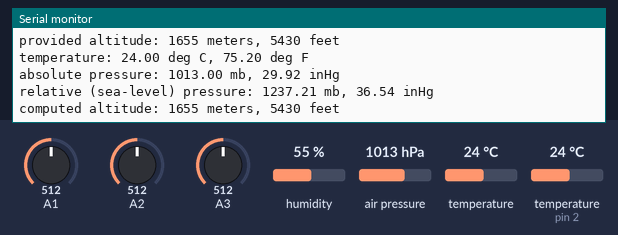
This sketch was run on a simulated Arduino Uno, built with avr-gcc and run on an emulated ATmega328P. Parts: the last lines printed to the serial monitor. The test bench sets the inputs (shaded band); at power-on: humidity 55 %, air pressure 1013 hPa, A1 = 512, A2 = 512, A3 = 512, temperature 24 °C, temperature (sensor on pin 2) 24 °C. The local clock reads 2024-03-15 10:24:30 at power-on unless the sketch sets it; storage starts empty.

Above: at 4.2 s.
4.3 s: humidity set to 22 %
At 9.2 s:
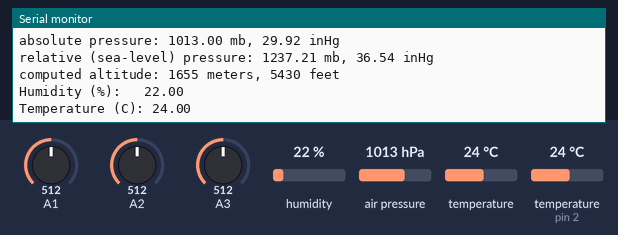
13.0 s: air pressure set to 952 hPa
At 20.4 s:
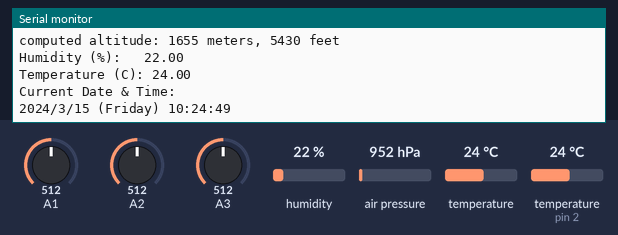
21.7 s: A1 set to 716
At 29.57 s:
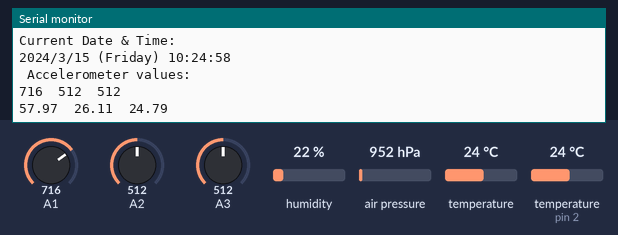
30.4 s: A2 set to 716
At 39.0 s:
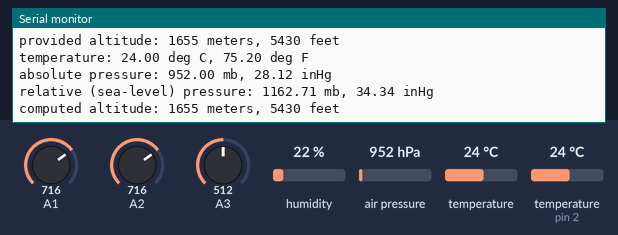
39.1 s: A3 set to 716
At 46.3 s:
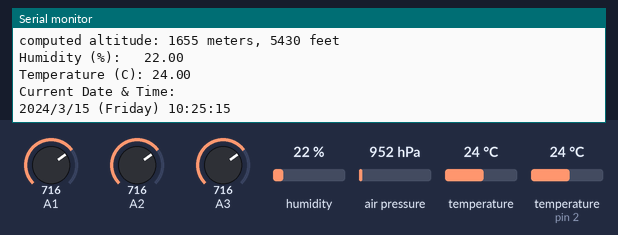
47.8 s: temperature (sensor 0) set to 12 °C
At 55.1 s:
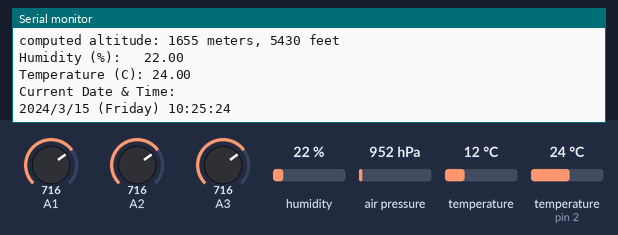
Timing chart, 0 to 56.6 s (numbered marks = the images above; inputs shaded):
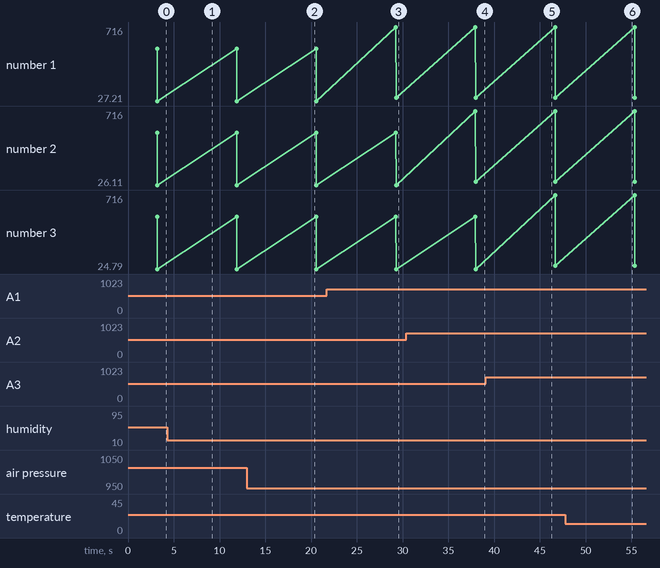

The sketch:

CompleteCodeCansat.ino
```cpp
#include "accelerometer.h"
#include "bmp180.h"
#include "dht11.h"
#include "rtc.h"
#include "sdCard.h"

void setup() {
 Serial.begin(9600);
 bmp_setup();
 rtc_setup();
 sd_setup();

}

void loop() {
  accelerometerPrint();
  bmpPrint();
  dhtPrint();
  timestamp_RTC();
}
```

accelerometer.h
```cpp
/*
ADXL335
note:vcc-->5v ,but ADXL335 Vs is 3.3V
The circuit:
      5V: VCC
analog 1: x-axis
analog 2: y-axis
analog 3: z-axis
*/

//const int xpin = 1;                  // x-axis of the accelerometer
//const int ypin = 2;                  // y-axis
//const int zpin = 3;                  // z-axis (only on 3-axis models)

void accelerometerPrint()
{
 int x = analogRead(1);  //read from xpin

 int y = analogRead(2);  //read from ypin

 int z = analogRead(3);  //read from zpin

float zero_G = 512.0; //ADC is 0~1023  the zero g output equal to Vs/2
                      //ADXL335 power supply by Vs 3.3V
float scale = 102.3;  //ADXL335330 Sensitivity is 330mv/g
                       //330 * 1024/3.3/1000
Serial.print("\n\n Accelerometer values: \n");
Serial.print(x);
Serial.print("\t");
Serial.print(y);
Serial.print("\t");
Serial.print(z);
Serial.print("\n");
Serial.print(((float)x - 331.5)/65*9.8);  //print x value on serial monitor
Serial.print("\t");
Serial.print(((float)y - 329.5)/68.5*9.8);  //print y value on serial monitor
Serial.print("\t");
Serial.print(((float)z - 340)/68*9.8);  //print z value on serial monitor
Serial.print("\n\n");
delay(500);
}
```

bmp180.h
```cpp
// (licence header left out)
// Your sketch must #include this library, and the Wire library.
// (Wire is a standard library included with Arduino.):

#include <SFE_BMP180.h>
#include <Wire.h>

// You will need to create an SFE_BMP180 object, here called "pressure":

SFE_BMP180 pressure;

#define ALTITUDE 1655.0 // Altitude of SparkFun's HQ in Boulder, CO. in meters

void bmp_setup()
{
  Serial.println("REBOOT");

  // Initialize the sensor (it is important to get calibration values stored on the device).

  if (pressure.begin())
    Serial.println("BMP180 init success");
  else
  {
    // Oops, something went wrong, this is usually a connection problem,
    // see the comments at the top of this sketch for the proper connections.

    Serial.println("BMP180 init fail\n\n");
    while(1); // Pause forever.
  }
}

void bmpPrint()
{
  char status;
  double T,P,p0,a;

  // Loop here getting pressure readings every 10 seconds.

  // If you want sea-level-compensated pressure, as used in weather reports,
  // you will need to know the altitude at which your measurements are taken.
  // We're using a constant called ALTITUDE in this sketch:

  Serial.println();
  Serial.print("provided altitude: ");
  Serial.print(ALTITUDE,0);
  Serial.print(" meters, ");
  Serial.print(ALTITUDE*3.28084,0);
  Serial.println(" feet");

  // If you want to measure altitude, and not pressure, you will instead need
  // to provide a known baseline pressure. This is shown at the end of the sketch.

  // You must first get a temperature measurement to perform a pressure reading.

  // Start a temperature measurement:
  // If request is successful, the number of ms to wait is returned.
  // If request is unsuccessful, 0 is returned.

  status = pressure.startTemperature();
  if (status != 0)
  {
    // Wait for the measurement to complete:
    delay(status);

    // Retrieve the completed temperature measurement:
    // Note that the measurement is stored in the variable T.
    // Function returns 1 if successful, 0 if failure.

    status = pressure.getTemperature(T);
    if (status != 0)
    {
      // Print out the measurement:
      Serial.print("temperature: ");
      Serial.print(T,2);
      Serial.print(" deg C, ");
      Serial.print((9.0/5.0)*T+32.0,2);
      Serial.println(" deg F");

      // Start a pressure measurement:
      // The parameter is the oversampling setting, from 0 to 3 (highest res, longest wait).
      // If request is successful, the number of ms to wait is returned.
      // If request is unsuccessful, 0 is returned.

      status = pressure.startPressure(3);
      if (status != 0)
      {
        // Wait for the measurement to complete:
        delay(status);

        // Retrieve the completed pressure measurement:
        // Note that the measurement is stored in the variable P.
        // Note also that the function requires the previous temperature measurement (T).
        // (If temperature is stable, you can do one temperature measurement for a number of pressure measurements.)
        // Function returns 1 if successful, 0 if failure.

        status = pressure.getPressure(P,T);
        if (status != 0)
        {
          // Print out the measurement:
          Serial.print("absolute pressure: ");
          Serial.print(P,2);
          Serial.print(" mb, ");
          Serial.print(P*0.0295333727,2);
          Serial.println(" inHg");

          // The pressure sensor returns abolute pressure, which varies with altitude.
          // To remove the effects of altitude, use the sealevel function and your current altitude.
          // This number is commonly used in weather reports.
          // Parameters: P = absolute pressure in mb, ALTITUDE = current altitude in m.
          // Result: p0 = sea-level compensated pressure in mb

          p0 = pressure.sealevel(P,ALTITUDE); // we're at 1655 meters (Boulder, CO)
          Serial.print("relative (sea-level) pressure: ");
          Serial.print(p0,2);
          Serial.print(" mb, ");
          Serial.print(p0*0.0295333727,2);
          Serial.println(" inHg");

          // On the other hand, if you want to determine your altitude from the pressure reading,
          // use the altitude function along with a baseline pressure (sea-level or other).
          // Parameters: P = absolute pressure in mb, p0 = baseline pressure in mb.
          // Result: a = altitude in m.

          a = pressure.altitude(P,p0);
          Serial.print("computed altitude: ");
          Serial.print(a,0);
          Serial.print(" meters, ");
          Serial.print(a*3.28084,0);
          Serial.println(" feet");
        }
        else Serial.println("error retrieving pressure measurement\n");
      }
      else Serial.println("error starting pressure measurement\n");
    }
    else Serial.println("error retrieving temperature measurement\n");
  }
  else Serial.println("error starting temperature measurement\n");

  delay(5000);  // Pause for 5 seconds.
}
```

dht11.h
```cpp
#include <dht11.h>
#define DHT11PIN 2

dht11 DHT11;

//void setup()
//{
//  Serial.begin(9600);
//
//}

void dhtPrint()
{
  Serial.println();

  int chk = DHT11.read(DHT11PIN);

  Serial.print("\nHumidity (%):\t ");
  Serial.println((float)DHT11.humidity, 2);

  Serial.print("Temperature (C): ");
  Serial.println((float)DHT11.temperature, 2);

  delay(2000);

}
```

rtc.h
```cpp
#include <Wire.h>
#include "RTClib.h"

RTC_DS3231 rtc;

char daysOfTheWeek[7][12] = {"Sunday", "Monday", "Tuesday", "Wednesday", "Thursday", "Friday", "Saturday"};

void rtc_setup ()
{
  delay(3000); // wait for console opening

  if (! rtc.begin()) {
    Serial.println("Couldn't find RTC");
    while (1);
  }

  if (rtc.lostPower()) {
    Serial.println("RTC lost power, lets set the time!");

  // Comment out below lines once you set the date & time.
    // Following line sets the RTC to the date & time this sketch was compiled
    rtc.adjust(DateTime(F(__DATE__), F(__TIME__)));

    // Following line sets the RTC with an explicit date & time
    // for example to set January 27 2017 at 12:56 you would call:
    // rtc.adjust(DateTime(2017, 1, 27, 12, 56, 0));
  }
}

void timestamp_RTC ()
{
    DateTime now = rtc.now();

    Serial.println("\nCurrent Date & Time: ");
    Serial.print(now.year(), DEC);
    Serial.print('/');
    Serial.print(now.month(), DEC);
    Serial.print('/');
    Serial.print(now.day(), DEC);
    Serial.print(" (");
    Serial.print(daysOfTheWeek[now.dayOfTheWeek()]);
    Serial.print(") ");
    Serial.print(now.hour(), DEC);
    Serial.print(':');
    Serial.print(now.minute(), DEC);
    Serial.print(':');
    Serial.print(now.second(), DEC);
    Serial.println();

//    Serial.println("Unix Time: ");
//    Serial.print("elapsed ");
//    Serial.print(now.unixtime());
//    Serial.print(" seconds/");
//    Serial.print(now.unixtime() / 86400L);
//    Serial.println(" days since 1/1/1970");

    // calculate a date which is 7 days & 30 seconds into the future
//    DateTime future (now + TimeSpan(7,0,0,30));
//
//    Serial.println("Future Date & Time (Now + 7days & 30s): ");
//    Serial.print(future.year(), DEC);
//    Serial.print('/');
//    Serial.print(future.month(), DEC);
//    Serial.print('/');
//    Serial.print(future.day(), DEC);
//    Serial.print(' ');
//    Serial.print(future.hour(), DEC);
//    Serial.print(':');
//    Serial.print(future.minute(), DEC);
//    Serial.print(':');
//    Serial.print(future.second(), DEC);
//    Serial.println();

    Serial.println();
    delay(1000);
}
```

sdCard.h
```cpp
/////////////////////////////////////////////////////////////////
   //              Arduino SD Card Tutorial     v1.00             //
  //       Get the latest version of the code here:              //
 //         http://educ8s.tv/arduino-sd-card-tutorial           //
/////////////////////////////////////////////////////////////////
#include <SD.h>
#include <SPI.h>

int CS_PIN = 10;

File file;
void initializeSD()
{
  Serial.println("Initializing SD card...");
  pinMode(CS_PIN, OUTPUT);

  if (SD.begin())
  {
    Serial.println("SD card is ready to use.");
  } else
  {
    Serial.println("SD card initialization failed");
    return;
  }
}


//void initializeSD()
//{
//  Serial.println("Initializing SD card...");
//  pinMode(CS_PIN, OUTPUT);
//
//  if (SD.begin())
//  {
//    Serial.println("SD card is ready to use.");
//  } else
//  {
//    Serial.println("SD card initialization failed");
//    return;
//  }
//}

int createFile(char filename[])
{
  file = SD.open(filename, FILE_WRITE);

  if (file)
  {
    Serial.println("File created successfully.");
    return 1;
  } else
  {
    Serial.println("Error while creating file.");
    return 0;
  }
}

int writeToFile(char text[])
{
  if (file)
  {
    file.println(text);
    Serial.println("Writing to file: ");
    Serial.println(text);
    return 1;
  } else
  {
    Serial.println("Couldn't write to file");
    return 0;
  }
}

void closeFile()
{
  if (file)
  {
    file.close();
    Serial.println("File closed");
  }
}

int openFile(char filename[])
{
  file = SD.open(filename);
  if (file)
  {
    Serial.println("File opened with success!");
    return 1;
  } else
  {
    Serial.println("Error opening file...");
    return 0;
  }
}

String readLine()
{
  String received = "";
  char ch;
  while (file.available())
  {
    ch = file.read();
    if (ch == '\n')
    {
      return String(received);
    }
    else
    {
      received += ch;
    }
  }
  return "";
}

void sd_setup()
{

  Serial.begin(9600);

  initializeSD();
  createFile("test1.txt");
  writeToFile("This is sample text!");
  closeFile();

  openFile("test.txt");
  Serial.println(readLine());
  Serial.println(readLine());
  closeFile();
}
```

Measured:
- after the input at 4.3 s, the serial monitor: prints a new line after 4.5 s (image 1)
- after the input at 21.7 s, the serial monitor: prints a new line after 7.6 s (image 3)
- after the input at 30.4 s, the serial monitor: prints a new line after 7.6 s (image 4)
- plotted number 1: 27.21 → 57.97 after the input at 21.7 s
- plotted number 2: 26.11 → 55.29 after the input at 30.4 s
- plotted number 3: 24.79 → 54.19 after the input at 39.1 s
